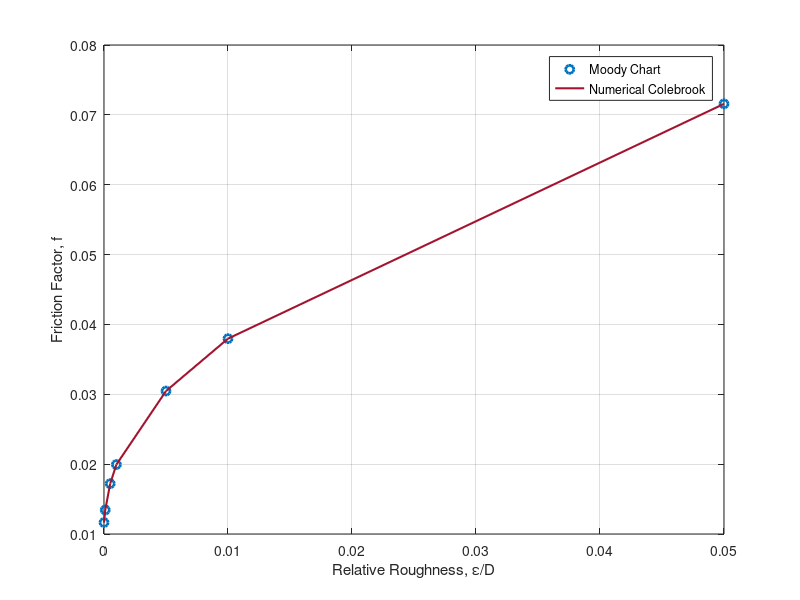

Here is the MATLAB script that generated this plot: (Note: this script raises an error after producing the figure.)
clear;clc;%close all;
%% Main Calculation Section
Re = 1e6; % Reynolds number of the flow

F = @(x,y) (1/sqrt(x)) + 2*log10(y/3.7 + 2.51/(Re*sqrt(x))); % Colebrook equation
dF = @(x,y) (-1/(sqrt(x)*sqrt(x)*sqrt(x)))*(0.5 + 1.09008/(Re*(y/3.7 + 2.51/(Re*sqrt(x))))); % Derivative of Colebrook equation

ed = [0.0,0.0001,0.0005,0.001,0.005,0.01,0.05]; % Relative roughness values
md = [0.011645040997991622,0.013441437692508499,0.01720672984406813,0.019943465840476866,0.030465025820875104,0.037964741876160064,0.0715737538598579]; % Corresponding Friction factor values red from Moody chart

for i = 1:7
    f0 = 1 / ( 3.24*(log(6.9/Re + (ed(i)/3.7)^1.11))^2); % Initial value
    for j = 1:6
        f0 = f0 - F(f0,ed(i))/dF(f0,ed(i)); % Newton-Raphson method
    end
    f0array(i)=f0;
    error(i) = 100*(md(i)-f0array(i))/md(i); % Percentage error calculation
end

%% Plotting Section
figure(1)
plot(ed,md,'o','Color',[0, 0.4470, 0.7410],'LineWidth',2);
hold on;
plot(ed,f0array,'Color',[0.6350, 0.0780, 0.1840],'LineWidth',1.5);
xlabel('Relative Roughness, \epsilon/D');
ylabel('Friction Factor, f');
legend('Moody Chart','Numerical Colebrook')
grid on;

%% Table Output Section
fg = uifigure;
uit = uitable(fg);
d = {ed(1),f0array(1),md(1),error(1);
    ed(2),f0array(2),md(2),error(2);
    ed(3),f0array(3),md(3),error(3);
    ed(4),f0array(4),md(4),error(4);
    ed(5),f0array(5),md(5),error(5);
    ed(6),f0array(6),md(6),error(6);
    ed(7),f0array(7),md(7),error(7);
};
uit.Data = d;
uit.Position = [20 20 520 400];
uit.ColumnName = {'Relative roughness ($\epsilon/D$)','Friction factor ($f$)','Moody Chart value','Percentage error (%)'};